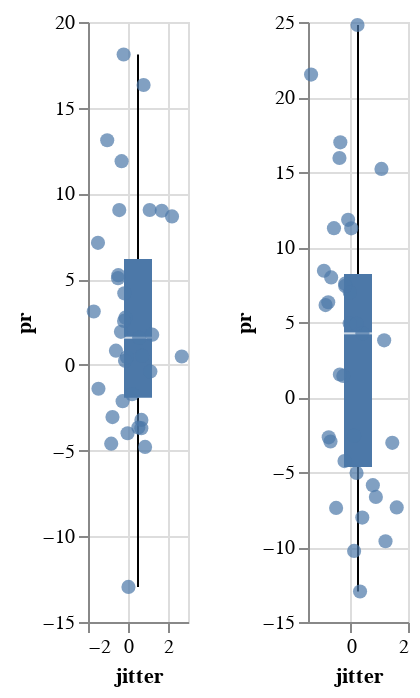

The notebook cell saved with this chart:
### Code cell
# Combined box/jitter (can tweak it further)
def box_strip(project, season=0):
    source = data.query("(project==@project)&(season_number==@season)")
    chart = alt.Chart(source, width=50)
    box = chart.mark_boxplot().encode(
        y="pr:Q",
    )
    strip = (
        chart.mark_circle(size=50)
        .encode(
            x=alt.X("jitter:Q"),
            y=alt.Y("pr:Q"),
            tooltip=["dataset", "pr"],
        )
        .transform_calculate(
            # Generate Gaussian jitter with a Box-Muller transform
            jitter="sqrt(-2*log(random()))*cos(2*PI*random())"
        )
    )
    return box + strip


box_strip("CMIP5") | box_strip("CMIP6")

### Figure 1 — Vega-Lite specification as saved in the notebook (floating-point values rounded to 4 significant figures)
{"config": {"view": {"continuousWidth": 400, "continuousHeight": 300}}, "hconcat": [{"layer": [{"mark": "boxplot", "encoding": {"y": {"type": "quantitative", "field": "pr"}}, "width": 50}, {"mark": {"type": "circle", "size": 50}, "encoding": {"tooltip": [{"type": "nominal", "field": "dataset"}, {"type": "quantitative", "field": "pr"}], "x": {"type": "quantitative", "field": "jitter"}, "y": {"type": "quantitative", "field": "pr"}}, "transform": [{"calculate": "sqrt(-2*log(random()))*cos(2*PI*random())", "as": "jitter"}], "width": 50}], "data": {"name": "data-821402a6e57c5e20a7741ca725f3cf3b"}}, {"layer": [{"mark": "boxplot", "encoding": {"y": {"type": "quantitative", "field": "pr"}}, "width": 50}, {"mark": {"type": "circle", "size": 50}, "encoding": {"tooltip": [{"type": "nominal", "field": "dataset"}, {"type": "quantitative", "field": "pr"}], "x": {"type": "quantitative", "field": "jitter"}, "y": {"type": "quantitative", "field": "pr"}}, "transform": [{"calculate": "sqrt(-2*log(random()))*cos(2*PI*random())", "as": "jitter"}], "width": 50}], "data": {"name": "data-596d7e247dc3e9ce3412525bcfcb594c"}}], "$schema": "https://vega.github.io/schema/vega-lite/v4.8.1.json", "datasets": {"data-821402a6e57c5e20a7741ca725f3cf3b": [{"index": 0, "season_number": 0, "project": "CMIP5", "dataset": "ACCESS1-0", "ensemble": "r1i1p1", "pr": 1.584}, {"index": 4, "season_number": 0, "project": "CMIP5", "dataset": "ACCESS1-3", "ensemble": "r1i1p1", "pr": 3.112}, {"index": 8, "season_number": 0, "project": "CMIP5", "dataset": "BNU-ESM", "ensemble": "r1i1p1", "pr": 5.056}, {"index": 12, "season_number": 0, "project": "CMIP5", "dataset": "CCSM4", "ensemble": "r1i1p1", "pr": 0.2346}, {"index": 16, "season_number": 0, "project": "CMIP5", "dataset": "CESM1-BGC", "ensemble": "r1i1p1", "pr": -3.212}, {"index": 20, "season_number": 0, "project": "CMIP5", "dataset": "CESM1-CAM5", "ensemble": "r1i1p1", "pr": 13.1}, {"index": 24, "season_number": 0, "project": "CMIP5", "dataset": "CMCC-CESM", "ensemble": "r1i1p1", "pr": -12.95}, {"index": 28, "season_number": 0, "project": "CMIP5", "dataset": "CMCC-CMS", "ensemble": "r1i1p1", "pr": 0.4491}, {"index": 32, "season_number": 0, "project": "CMIP5", "dataset": "CMCC-CM", "ensemble": "r1i1p1", "pr": 1.761}, {"index": 36, "season_number": 0, "project": "CMIP5", "dataset": "CNRM-CM5", "ensemble": "r1i1p1", "pr": 18.11}, {"index": 40, "season_number": 0, "project": "CMIP5", "dataset": "CSIRO-Mk3-6-0", "ensemble": "r1i1p1", "pr": 4.171}, {"index": 44, "season_number": 0, "project": "CMIP5", "dataset": "CanESM2", "ensemble": "r1i1p1", "pr": 16.33}, {"index": 48, "season_number": 0, "project": "CMIP5", "dataset": "EC-EARTH", "ensemble": "r1i1p1", "pr": 1.925}, {"index": 52, "season_number": 0, "project": "CMIP5", "dataset": "FGOALS-g2", "ensemble": "r1i1p1", "pr": 7.117}, {"index": 56, "season_number": 0, "project": "CMIP5", "dataset": "FIO-ESM", "ensemble": "r1i1p1", "pr": -3.048}, {"index": 60, "season_number": 0, "project": "CMIP5", "dataset": "GFDL-CM3", "ensemble": "r1i1p1", "pr": 9.03}, {"index": 64, "season_number": 0, "project": "CMIP5", "dataset": "GFDL-ESM2G", "ensemble": "r1i1p1", "pr": -0.3865}, {"index": 68, "season_number": 0, "project": "CMIP5", "dataset": "GISS-E2-H", "ensemble": "r1i1p1", "pr": 5.234}, {"index": 72, "season_number": 0, "project": "CMIP5", "dataset": "GISS-E2-R", "ensemble": "r1i1p1", "pr": -4.786}, {"index": 76, "season_number": 0, "project": "CMIP5", "dataset": "HadGEM2-CC", "ensemble": "r1i1p1", "pr": -3.692}, {"index": 80, "season_number": 0, "project": "CMIP5", "dataset": "HadGEM2-ES", "ensemble": "r1i1p1", "pr": 11.88}, {"index": 84, "season_number": 0, "project": "CMIP5", "dataset": "IPSL-CM5A-LR", "ensemble": "r1i1p1", "pr": -4.597}, {"index": 88, "season_number": 0, "project": "CMIP5", "dataset": "IPSL-CM5A-MR", "ensemble": "r1i1p1", "pr": 9.033}, {"index": 92, "season_number": 0, "project": "CMIP5", "dataset": "IPSL-CM5B-LR", "ensemble": "r1i1p1", "pr": 8.659}, {"index": 96, "season_number": 0, "project": "CMIP5", "dataset": "MIROC-ESM-CHEM", "ensemble": "r1i1p1", "pr": 0.8264}, {"index": 100, "season_number": 0, "project": "CMIP5", "dataset": "MIROC-ESM", "ensemble": "r1i1p1", "pr": -3.991}, {"index": 104, "season_number": 0, "project": "CMIP5", "dataset": "MIROC5", "ensemble": "r1i1p1", "pr": -2.117}, {"index": 108, "season_number": 0, "project": "CMIP5", "dataset": "MPI-ESM-LR", "ensemble": "r1i1p1", "pr": 2.753}, {"index": 112, "season_number": 0, "project": "CMIP5", "dataset": "MPI-ESM-MR", "ensemble": "r1i1p1", "pr": 2.562}, {"index": 116, "season_number": 0, "project": "CMIP5", "dataset": "MRI-CGCM3", "ensemble": "r1i1p1", "pr": 8.991}, {"index": 120, "season_number": 0, "project": "CMIP5", "dataset": "NorESM1-ME", "ensemble": "r1i1p1", "pr": 0.4848}, {"index": 124, "season_number": 0, "project": "CMIP5", "dataset": "NorESM1-M", "ensemble": "r1i1p1", "pr": -1.391}, {"index": 128, "season_number": 0, "project": "CMIP5", "dataset": "bcc-csm1-1-m", "ensemble": "r1i1p1", "pr": 0.5288}, {"index": 132, "season_number": 0, "project": "CMIP5", "dataset": "bcc-csm1-1", "ensemble": "r1i1p1", "pr": -3.661}, {"index": 136, "season_number": 0, "project": "CMIP5", "dataset": "inmcm4", "ensemble": "r1i1p1", "pr": -1.717}], "data-596d7e247dc3e9ce3412525bcfcb594c": [{"index": 140, "season_number": 0, "project": "CMIP6", "dataset": "ACCESS-CM2", "ensemble": "r1i1p1f1", "pr": -6.659}, {"index": 144, "season_number": 0, "project": "CMIP6", "dataset": "ACCESS-ESM1-5", "ensemble": "r1i1p1f1", "pr": -4.274}, {"index": 148, "season_number": 0, "project": "CMIP6", "dataset": "AWI-CM-1-1-MR", "ensemble": "r1i1p1f1", "pr": 7.974}, {"index": 152, "season_number": 0, "project": "CMIP6", "dataset": "BCC-CSM2-MR", "ensemble": "r1i1p1f1", "pr": 4.242}, {"index": 156, "season_number": 0, "project": "CMIP6", "dataset": "CAMS-CSM1-0", "ensemble": "r1i1p1f1", "pr": -3.058}, {"index": 160, "season_number": 0, "project": "CMIP6", "dataset": "CESM2-WACCM", "ensemble": "r1i1p1f1", "pr": -9.614}, {"index": 164, "season_number": 0, "project": "CMIP6", "dataset": "CMCC-CM2-SR5", "ensemble": "r1i1p1f1", "pr": 11.24}, {"index": 168, "season_number": 0, "project": "CMIP6", "dataset": "CNRM-CM6-1-HR", "ensemble": "r1i1p1f2", "pr": 15.93}, {"index": 172, "season_number": 0, "project": "CMIP6", "dataset": "CNRM-CM6-1", "ensemble": "r1i1p1f2", "pr": -5.062}, {"index": 176, "season_number": 0, "project": "CMIP6", "dataset": "CNRM-ESM2-1", "ensemble": "r1i1p1f2", "pr": -7.393}, {"index": 180, "season_number": 0, "project": "CMIP6", "dataset": "CanESM5-CanOE", "ensemble": "r1i1p2f1", "pr": 16.98}, {"index": 184, "season_number": 0, "project": "CMIP6", "dataset": "CanESM5", "ensemble": "r1i1p1f1", "pr": 24.8}, {"index": 188, "season_number": 0, "project": "CMIP6", "dataset": "E3SM-1-1", "ensemble": "r1i1p1f1", "pr": 6.974}, {"index": 192, "season_number": 0, "project": "CMIP6", "dataset": "EC-Earth3-Veg", "ensemble": "r1i1p1f1", "pr": 4.908}, {"index": 196, "season_number": 0, "project": "CMIP6", "dataset": "FGOALS-f3-L", "ensemble": "r1i1p1f1", "pr": 8.418}, {"index": 200, "season_number": 0, "project": "CMIP6", "dataset": "FGOALS-g3", "ensemble": "r1i1p1f1", "pr": 11.81}, {"index": 204, "season_number": 0, "project": "CMIP6", "dataset": "FIO-ESM-2-0", "ensemble": "r1i1p1f1", "pr": -2.583}, {"index": 208, "season_number": 0, "project": "CMIP6", "dataset": "GFDL-CM4", "ensemble": "r1i1p1f1", "pr": -7.361}, {"index": 212, "season_number": 0, "project": "CMIP6", "dataset": "GFDL-ESM4", "ensemble": "r1i1p1f1", "pr": 4.883}, {"index": 216, "season_number": 0, "project": "CMIP6", "dataset": "GISS-E2-1-G", "ensemble": "r1i1p1f2", "pr": 1.405}, {"index": 220, "season_number": 0, "project": "CMIP6", "dataset": "HadGEM3-GC31-LL", "ensemble": "r1i1p1f3", "pr": -5.875}, {"index": 224, "season_number": 0, "project": "CMIP6", "dataset": "INM-CM4-8", "ensemble": "r1i1p1f1", "pr": -2.964}, {"index": 228, "season_number": 0, "project": "CMIP6", "dataset": "INM-CM5-0", "ensemble": "r1i1p1f1", "pr": 21.49}, {"index": 232, "season_number": 0, "project": "CMIP6", "dataset": "IPSL-CM6A-LR", "ensemble": "r1i1p1f1", "pr": 1.497}, {"index": 236, "season_number": 0, "project": "CMIP6", "dataset": "KACE-1-0-G", "ensemble": "r1i1p1f1", "pr": 15.2}, {"index": 240, "season_number": 0, "project": "CMIP6", "dataset": "MIROC-ES2L", "ensemble": "r1i1p1f2", "pr": 7.556}, {"index": 244, "season_number": 0, "project": "CMIP6", "dataset": "MIROC6", "ensemble": "r1i1p1f1", "pr": 7.404}, {"index": 248, "season_number": 0, "project": "CMIP6", "dataset": "MPI-ESM1-2-HR", "ensemble": "r1i1p1f1", "pr": -10.26}, {"index": 252, "season_number": 0, "project": "CMIP6", "dataset": "MPI-ESM1-2-LR", "ensemble": "r1i1p1f1", "pr": 3.776}, {"index": 256, "season_number": 0, "project": "CMIP6", "dataset": "MRI-ESM2-0", "ensemble": "r1i1p1f1", "pr": -8.039}, {"index": 260, "season_number": 0, "project": "CMIP6", "dataset": "NESM3", "ensemble": "r1i1p1f1", "pr": -2.689}, {"index": 264, "season_number": 0, "project": "CMIP6", "dataset": "NorESM2-LM", "ensemble": "r1i1p1f1", "pr": 6.314}, {"index": 268, "season_number": 0, "project": "CMIP6", "dataset": "NorESM2-MM", "ensemble": "r1i1p1f1", "pr": 6.126}, {"index": 272, "season_number": 0, "project": "CMIP6", "dataset": "TaiESM1", "ensemble": "r1i1p1f1", "pr": 11.26}, {"index": 276, "season_number": 0, "project": "CMIP6", "dataset": "UKESM1-0-LL", "ensemble": "r1i1p1f2", "pr": -12.97}]}}
